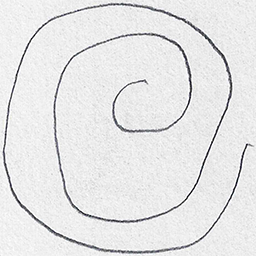
#> input picture final deliverables/Data/Spiral/Testing/Healthy/V01HE01.png, 256 x 256 px; its folder holds only this picture in this run
$ jupyter execute --allow-errors 'Code (1).ipynb'   (older library calls are emulated)
#> lines starting #> are read from the running program, lines starting #| are printed output that depends on the picture; long printed decimals are rounded
[cell 1]
import numpy as np
import matplotlib.pyplot as plt
import glob
import cv2
import os
import seaborn as sns
import pandas as pd
from skimage.filters import sobel
import pickle

[cell 2]
train_images = []
train_labels = []
for directory_path in glob.glob("C:\\Users\\balaj\\Desktop\\parkinsons\\spiral\\testing\\*"):
    label = directory_path.split("\\")[-1]
    print(label)
    for img_path in glob.glob(os.path.join(directory_path, "*.png")):
        print(img_path)
        img = cv2.imread(img_path, cv2.IMREAD_COLOR)
#> img is the input picture: shape (256, 256, 3); mean B, G, R 230.1, 229.7, 229.7
        img = cv2.resize(img, (150, 150))
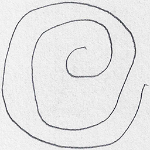
#> img: shape (150, 150, 3); mean B, G, R 230, 229.6, 229.6
        img = cv2.cvtColor(img, cv2.COLOR_RGB2BGR)
        train_images.append(img)
        train_labels.append(label)
#> pass 2 of the loop `for directory_path in glob.glob("C:\\Users\\balaj\\Desktop\\parkinsons..`:
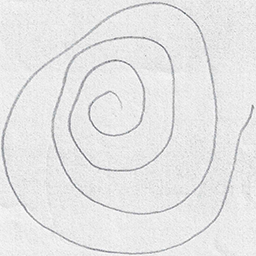
#> input picture final deliverables/Data/Spiral/Testing/parkinson/V01PE01.png, 256 x 256 px
#> img is the input picture: shape (256, 256, 3); mean B, G, R 230, 229.8, 229.8
#> `img = cv2.resize(img, (150, 150))`:
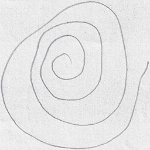
#> img: shape (150, 150, 3); mean B, G, R 229.9, 229.6, 229.7
for directory_path in glob.glob("C:\\Users\\balaj\\Desktop\\parkinsons\\wave\\training\\*"):
    label = directory_path.split("\\")[-1]
    print(label)
    for img_path in glob.glob(os.path.join(directory_path, "*.png")):
        print(img_path)
        img = cv2.imread(img_path, cv2.IMREAD_COLOR)
        img = cv2.resize(img, (150, 150))
        img = cv2.cvtColor(img, cv2.COLOR_RGB2BGR)
        train_images.append(img)
        train_labels.append(label)

train_images = np.array(train_images)
train_labels = np.array(train_labels)
print("--------------------------------------------------------")
test_images = []
test_labels = []
for directory_path in glob.glob("C:\\Users\\balaj\\Desktop\\parkinsons\\spiral\\testing\\*"):
    fruit_label = directory_path.split("\\")[-1]
    print(fruit_label)
    for img_path in glob.glob(os.path.join(directory_path, "*.png")):
        print(img_path)
        img = cv2.imread(img_path, cv2.IMREAD_COLOR)
        img = cv2.resize(img, (150, 150))
        img = cv2.cvtColor(img, cv2.COLOR_RGB2BGR)
        test_images.append(img)
        test_labels.append(fruit_label)
#> pass 2 of the loop `for directory_path in glob.glob("C:\\Users\\balaj\\Desktop\\parkinsons..`:
for directory_path in glob.glob("C:\\Users\\balaj\\Desktop\\parkinsons\\wave\\testing\\*"):
    fruit_label = directory_path.split("\\")[-1]
    print(fruit_label)
    for img_path in glob.glob(os.path.join(directory_path, "*.png")):
        print(img_path)
        img = cv2.imread(img_path, cv2.IMREAD_COLOR)
        img = cv2.resize(img, (150, 150))
        img = cv2.cvtColor(img, cv2.COLOR_RGB2BGR)
        test_images.append(img)
        test_labels.append(fruit_label)
#> pass 2 of the loop `for directory_path in glob.glob("C:\\Users\\balaj\\Desktop\\parkinsons..`:

test_images = np.array(test_images)
test_labels = np.array(test_labels)

[cell 3]
from sklearn import preprocessing
le = preprocessing.LabelEncoder()
le.fit(test_labels)
test_labels_encoded = le.transform(test_labels)
le.fit(train_labels)
train_labels_encoded = le.transform(train_labels)

x_train, y_train, x_test, y_test = train_images, train_labels_encoded, test_images, test_labels_encoded
#> y_train = [0, 1]; y_test = [0, 1, 0, 1]

[cell 4]
x_train, x_test = x_train / 255.0, x_test / 255.0

[cell 5]
def feature_extractor(dataset):
    x_train = dataset
    image_dataset = pd.DataFrame()
    for image in range(x_train.shape[0]):
        df = pd.DataFrame()
        input_img = x_train[image, :,:,:]
        img = input_img

        pixel_values = img.reshape(-1)
        df['Pixel_Value'] = pixel_values

        num = 1
        kernels = []
        for theta in range(2):
            theta = theta / 4. * np.pi
            for sigma in (1, 3):
                lamda = np.pi/4
                gamma = 0.5
                gabor_label = 'Gabor' + str(num)
                ksize=9
                kernel = cv2.getGaborKernel((ksize, ksize), sigma, theta, lamda, gamma, 0, ktype=cv2.CV_32F)
                kernels.append(kernel)
                fimg = cv2.filter2D(img, cv2.CV_8UC3, kernel)
                filtered_img = fimg.reshape(-1)
                df[gabor_label] = filtered_img
                print(gabor_label, ': theta=', theta, ': sigma=', sigma, ': lamda=', lamda, ': gamma=', gamma)
                num += 1

        image_dataset = image_dataset.append(df)
#> after the loop, theta = 0.785
#> this loop made 1 pass
#| Gabor1 : theta= 0.0 : sigma= 1 : lamda= 0.7854 : gamma= 0.5
#| Gabor2 : theta= 0.0 : sigma= 3 : lamda= 0.7854 : gamma= 0.5
#| Gabor3 : theta= 0.7854 : sigma= 1 : lamda= 0.7854 : gamma= 0.5
#| Gabor4 : theta= 0.7854 : sigma= 3 : lamda= 0.7854 : gamma= 0.5
#> after the loop, theta = 0.785

    return image_dataset

#> (the rest of this cell did not finish here and is left out)

#> (a cell that did not finish here is left out)

#> (a cell that did not finish here is left out)

#> (a cell that did not finish here is left out)

#> (a cell that did not finish here is left out)

[cell 10]
from sklearn import metrics
#> (the rest of this cell did not finish here and is left out)

[cell 11]
import random
n=random.randint(0, x_test.shape[0]-1)
#> n = 3
img = x_test[n]
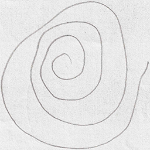
#> img: shape (150, 150, 3) float64; mean of channels 0, 1, 2 0.901, 0.901, 0.902; drawn as B, G, R
#> the loop in feature_extractor, `for image in range(x_train.shape[0]):` made 1 pass
#| Gabor1 : theta= 0.0 : sigma= 1 : lamda= 0.7854 : gamma= 0.5
#| Gabor2 : theta= 0.0 : sigma= 3 : lamda= 0.7854 : gamma= 0.5
#| Gabor3 : theta= 0.7854 : sigma= 1 : lamda= 0.7854 : gamma= 0.5
#| Gabor4 : theta= 0.7854 : sigma= 3 : lamda= 0.7854 : gamma= 0.5
#> after the loop in feature_extractor, `for image in range(x_train.shape[0]):`: theta = 0.785
plt.imshow(img)
input_img = np.expand_dims(img, axis=0)
#> (the rest of this cell did not finish here and is left out)
